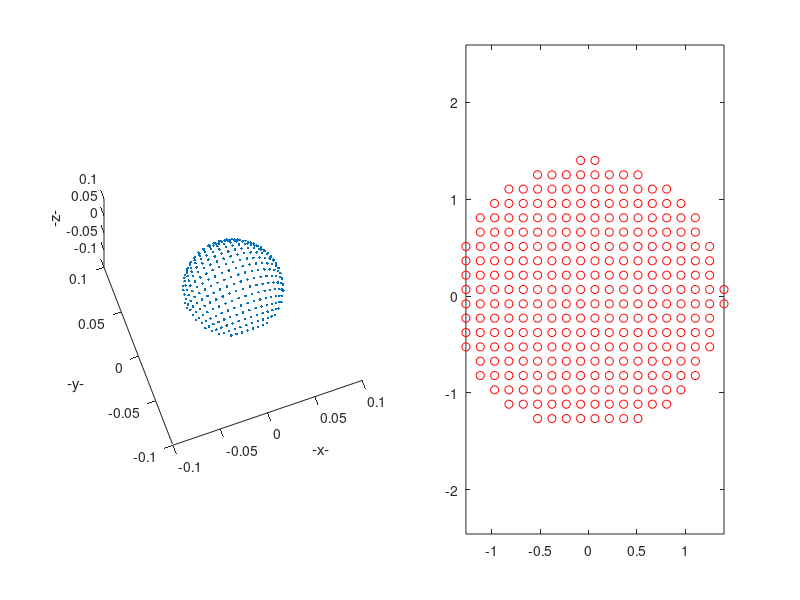

Source code (MATLAB):
% lambert azimuthal equi-area sampling for fast beam characteristics
% determination
radius=50e-3;

req_resolution=12e-3; 
n_points_required=ceil(2*pi*radius/req_resolution)

density=2*sqrt(2)/n_points_required;
xv=[-1:density:(1)]*sqrt(2)+100*eps; yv=xv;
[x y]=meshgrid(xv,yv); x=x(:); y=y(:);
% if any(find(abs(xv)<0.0001))
%     fprintf('zero in xv\n')
% end
% lambert inverse projection: given x,y, on the map, what are the spherical
% coordinates?
% http://mathworld.wolfram.com/LambertAzimuthalEqual-AreaProjection.html

rho=sqrt(x.*x+y.*y); c=2*asin(0.5*rho);

% keep only c where imag(c)~0
idx=find(abs(imag(c))<eps);
length(idx)-length(x);
rho=rho(idx); c=c(idx); 
x=x(idx); y=y(idx);

phi1=pi/2; l0=0;
% phi is the standard parallel, l is the central longitude
phi=asin(cos(c).*sin(phi1)+(y.*sin(c).*cos(phi1))./rho);
l=l0+atan2((x.*sin(c)),(rho.*cos(phi1).*cos(c)-y.*sin(phi1).*sin(c)));

% visualize (phi,l) in cartesian system again
xvis=radius*cos(l).*cos(phi);
yvis=radius*sin(l).*cos(phi);
zvis=radius*sin(phi);
% use only positive zvis
idxp=find(zvis>0);
clf; subplot(1,2,1);
plot3(xvis(idxp),yvis(idxp),zvis(idxp),'.'); axis equal
xlabel('-x-'); ylabel('-y-'); zlabel('-z-');
xlim([-1 1]*2*radius); ylim([-1 1]*2*radius); zlim([-1 1]*2*radius);
view(-20,70);
% visualize which of the points are used in unwrapped mesh
subplot(1,2,2);
plot(x(idxp),y(idxp),'ro'); axis equal

return
plot(l); ylim([-pi pi]);
%%
mstruct=defaultm('eqaazim');
mstruct.angleunits='radians';
mstruct.origin=[pi/2 0 0];
%mstruct.geoid=[0.8 0];
mstruct=defaultm(mstruct);

density=1/9;
xv=[-1:density:1]*0.87056; yv=xv;
[x y]=meshgrid(xv,yv); x=x(:); y=y(:);
[lat2 lon2]=minvtran(mstruct,x,y);

xvis=cos(lon2).*cos(lat2);
yvis=sin(lon2).*cos(lat2);
zvis=sin(lat2);

clf;
plot3(xvis,yvis,zvis,'.'); axis equal
xlabel('-x-'); ylabel('-y-'); zlabel('-z-');
xlim([-1 1]); ylim([-1 1]); zlim([-1 1]);
view(-20,70);

% function [lat, lon] = eqaazimInv(mstruct, x, y)
% 
% [radius, D] = deriveParameters(mstruct);
% 
% rho = hypot(x/D, D*y);
% 
% indx = find(rho ~= 0);
% 
% lat = zeros(size(x));
% lon = zeros(size(x));
% if ~isempty(indx)
%     ce  = 2 * asin(rho(indx) / (2*radius));
%     lat(indx) = asin(D * y(indx) .* sin(ce) ./ rho(indx));
%     lon(indx) = atan2(x(indx).*sin(ce), D*rho(indx).*cos(ce));
% end